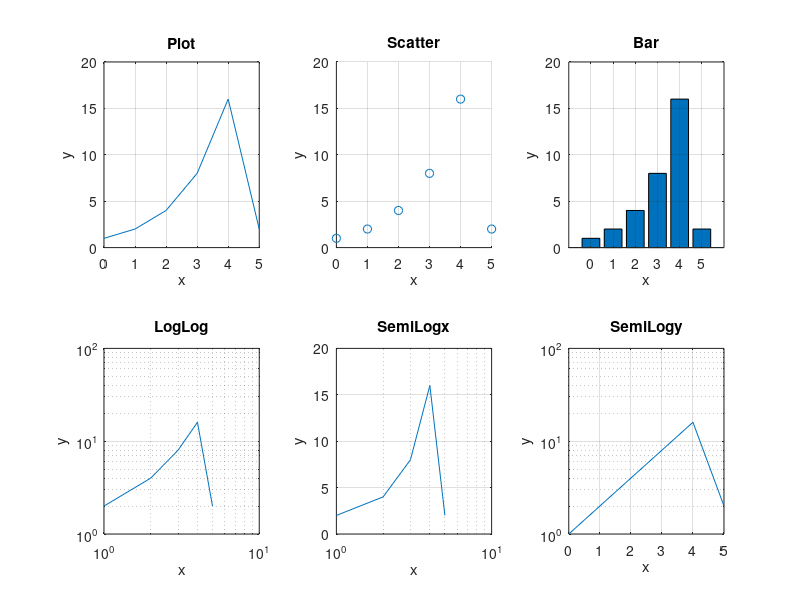

Reproduce this figure in MATLAB.
% Script for generating various subplots
% and demonstrate the use of functions: subplot, plot, scatter, bar, loglog, semilogx, semilogy. 
% Author: Chris B. Kirov
% Date: 14.09.2017 
clc
clear 
close all

x = [0, 1, 2, 3, 4, 5];
y = [1, 2, 4, 8, 16, 2];

% 2 columns, 3 rows, current is number 1.
% Enumeration from left to right and top to bottom.
% 1 2 3
% 4 5 6
subplot(2, 3, 1)                                                      % create a plot consisted (6 subplots);
plot(x, y)
title('Plot')
xlabel('x')
ylabel('y')
grid on

subplot(2, 3, 2)
scatter(x, y)
title('Scatter')
xlabel('x')
ylabel('y')
grid on

subplot(2, 3, 3)
bar(x, y)
title('Bar')
xlabel('x')
ylabel('y')
grid on

subplot(2, 3, 4)
loglog(x, y)
title('LogLog')
xlabel('x')
ylabel('y')
grid on

subplot(2, 3, 5)
semilogx(x, y)
title('SemiLogx')
xlabel('x')
ylabel('y')
grid on

subplot(2, 3, 6)
semilogy(x, y)
title('SemiLogy')
xlabel('x')
ylabel('y')
grid on